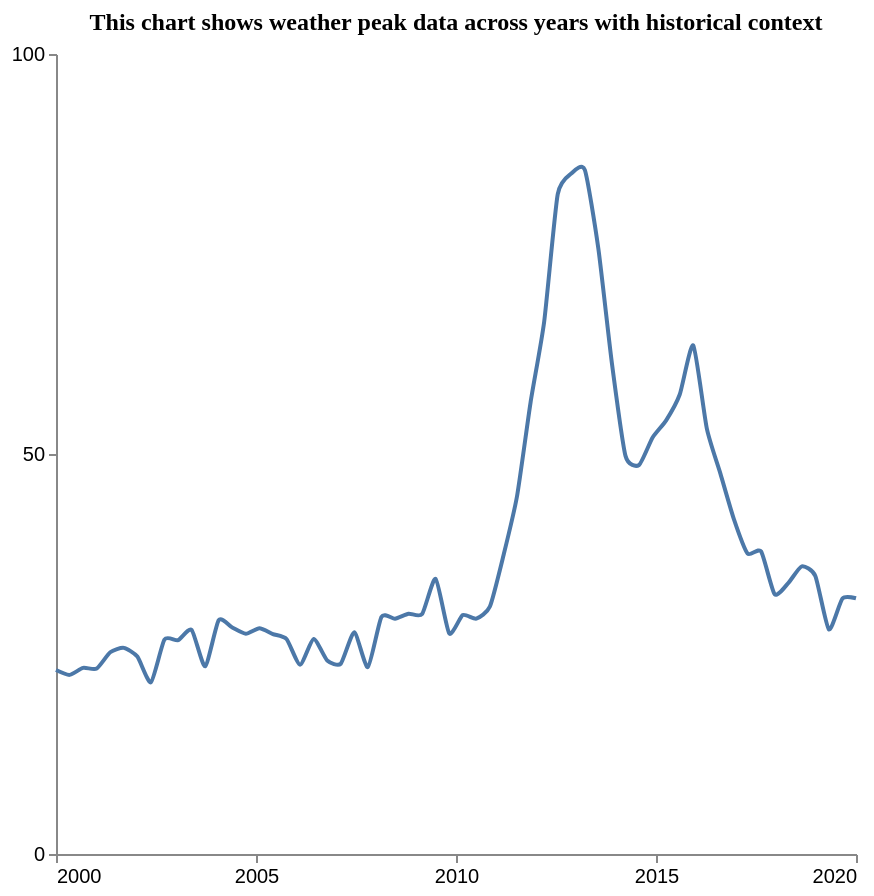

Express this chart as Vega-Lite.
### Vega-Lite specification from a JSON file in a GitHub repository (floating-point values rounded to 4 significant figures)
{"$schema": "https://vega.github.io/schema/vega-lite/v5.json", "description": "Pattern: Peak", "data": {"values": [{"X": 2000.0, "Y": 23.0}, {"X": 2000.0, "Y": 22.39}, {"X": 2001.0, "Y": 23.26}, {"X": 2001.0, "Y": 23.18}, {"X": 2001.0, "Y": 25.22}, {"X": 2002.0, "Y": 25.77}, {"X": 2002.0, "Y": 24.68}, {"X": 2002.0, "Y": 21.47}, {"X": 2003.0, "Y": 26.81}, {"X": 2003.0, "Y": 26.72}, {"X": 2003.0, "Y": 28.02}, {"X": 2004.0, "Y": 23.47}, {"X": 2004.0, "Y": 29.24}, {"X": 2004.0, "Y": 28.31}, {"X": 2005.0, "Y": 27.53}, {"X": 2005.0, "Y": 28.21}, {"X": 2005.0, "Y": 27.49}, {"X": 2006.0, "Y": 26.87}, {"X": 2006.0, "Y": 23.66}, {"X": 2006.0, "Y": 26.87}, {"X": 2007.0, "Y": 24.2}, {"X": 2007.0, "Y": 23.78}, {"X": 2007.0, "Y": 27.72}, {"X": 2008.0, "Y": 23.36}, {"X": 2008.0, "Y": 29.63}, {"X": 2008.0, "Y": 29.42}, {"X": 2009.0, "Y": 30.04}, {"X": 2009.0, "Y": 29.99}, {"X": 2009.0, "Y": 34.4}, {"X": 2010.0, "Y": 27.58}, {"X": 2010.0, "Y": 29.86}, {"X": 2011.0, "Y": 29.41}, {"X": 2011.0, "Y": 30.94}, {"X": 2011.0, "Y": 37.31}, {"X": 2012.0, "Y": 44.72}, {"X": 2012.0, "Y": 56.46}, {"X": 2012.0, "Y": 66.5}, {"X": 2013.0, "Y": 82.45}, {"X": 2013.0, "Y": 85.05}, {"X": 2013.0, "Y": 85.52}, {"X": 2014.0, "Y": 75.65}, {"X": 2014.0, "Y": 61.31}, {"X": 2014.0, "Y": 49.77}, {"X": 2015.0, "Y": 48.63}, {"X": 2015.0, "Y": 52.06}, {"X": 2015.0, "Y": 54.21}, {"X": 2016.0, "Y": 57.43}, {"X": 2016.0, "Y": 63.56}, {"X": 2016.0, "Y": 53.16}, {"X": 2017.0, "Y": 47.55}, {"X": 2017.0, "Y": 41.83}, {"X": 2017.0, "Y": 37.57}, {"X": 2018.0, "Y": 37.82}, {"X": 2018.0, "Y": 32.47}, {"X": 2018.0, "Y": 33.86}, {"X": 2019.0, "Y": 35.95}, {"X": 2019.0, "Y": 34.76}, {"X": 2019.0, "Y": 28.07}, {"X": 2020.0, "Y": 31.93}, {"X": 2020.0, "Y": 31.96}]}, "mark": {"type": "line", "interpolate": "cardinal", "tension": 0.4}, "encoding": {"x": {"field": "X", "type": "quantitative", "title": "", "axis": {"grid": false, "format": "d", "values": [2000, 2005, 2010, 2015, 2020], "tickSize": 4}, "scale": {"domain": [2000, 2020]}}, "y": {"field": "Y", "type": "quantitative", "title": "", "axis": {"grid": false, "format": "d", "values": [0, 50, 100], "tickSize": 4, "tickOpacity": 1}, "scale": {"domain": [0, 100]}}}, "title": {"text": "This chart shows weather peak data across years with historical context", "anchor": "middle", "font": "Tahoma", "fontSize": 12}, "config": {"lineBreak": "^", "view": {"stroke": null}}, "height": 400, "width": 400, "autosize": "pad"}
